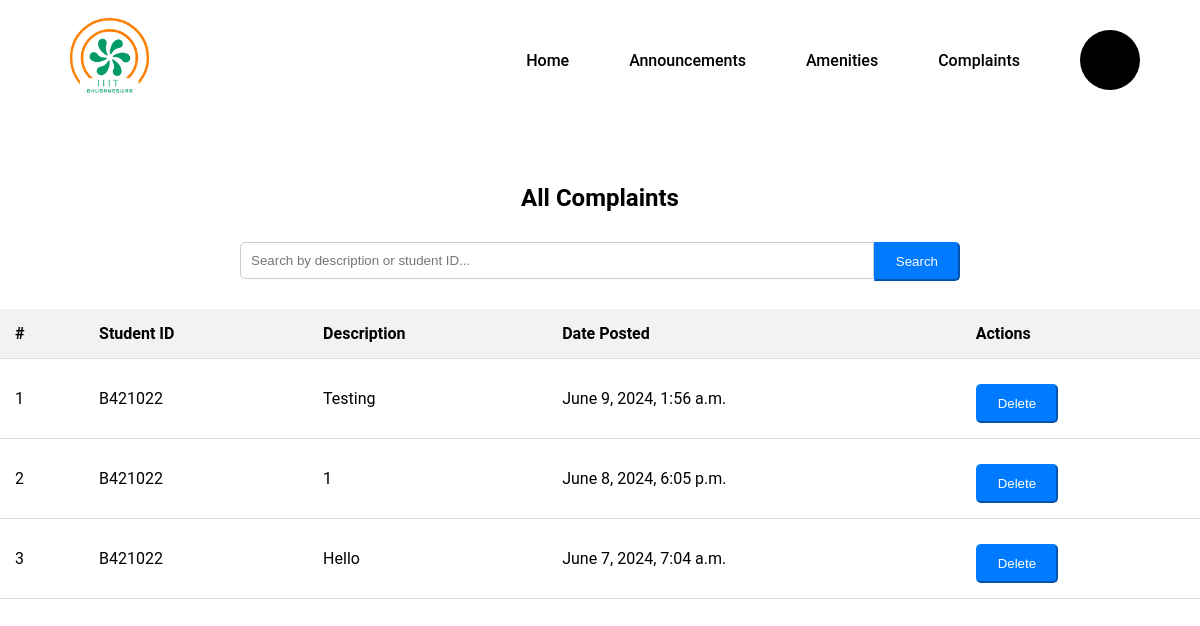
/faculty/complaints/, run on the app's committed database.
### users/models.py (models this page shows, shortened)
class Complaint(models.Model):
    student_id = models.CharField(max_length=20)
    description = models.TextField()
    date_created = models.DateTimeField(auto_now_add=True)

### users/views.py (the view)
# urls.py: path('faculty/complaints/', views.faculty_complaints_list, name='faculty_complaints_list'),
def faculty_complaints_list(request):
    query = request.GET.get('search_query')
    if query:
        complaints = Complaint.objects.filter(
            Q(student_id__icontains=query) |
            Q(description__icontains=query)
        )
    else:
        complaints = Complaint.objects.all().order_by('-date_created')  # Newest complaints first
    context = {
        'complaints': complaints,
    }
    return render(request, 'faculty_complaints_list.html', context)

### users/context_processors.py (called while the page is built)
def cloak_room_settings(request):
    settings = CloakRoomSettings.objects.first()
    return {
        'settings': settings
    }

### users/templates/faculty_complaints_list.html (shortened to what this page needs)
{% extends 'faculty_base.html' %}
{% block content %}
<div class="container mt-4">
    {% load static %}
    <link rel="stylesheet" href="{% static 'css/complaints.css' %}">
    <h2>All Complaints</h2>
    <div class="row mb-3 justify-content-center">
        <div class="col-md-12">
            <form method="GET" action="{% url 'faculty_complaints_list' %}" class="form-inline search-bar">
                <div class="input-group">
                    <input type="text" class="form-control form-control-lg" name="search_query" placeholder="Search by description or student ID..." value="{{ request.GET.search_query }}">
                    <div class="input-group-append">
                        <button type="submit" class="btn btn-primary btn-lg">Search</button>
                    </div>
                </div>
            </form>
        </div>
    </div>
    <table class="table table-striped mt-3">
        <thead>
            <tr>
                <th>#</th>
                <th>Student ID</th>
                <th>Description</th>
                <th>Date Posted</th>
                <th>Actions</th>
            </tr>
        </thead>
        <tbody>
            {% for complaint in complaints %}
            <tr>
                <td>{{ forloop.counter }}</td>
                <td>{{ complaint.student_id|capfirst }}</td>
                <td>{{ complaint.description|capfirst }}</td>
                <td>{{ complaint.date_created }}</td>
                <td>
                    <form action="{% url 'delete_complaint' complaint.id %}" method="post" style="display: inline;">
                        <button type="submit" class="btn btn-primary btn-lg">Delete</button>
                    </form>
                </td>
            </tr>
            {% endfor %}
        </tbody>
    </table>
</div>
{% endblock %}

### static/css/dashboard_styles.css (style rules this page uses)
* { margin: 0; padding: 0; box-sizing: border-box; }
body { font-family: 'Roboto', sans-serif; }

### static/css/complaints.css (style rules this page uses)
.container { margin-top: 4rem; }
h2 { text-align: center; margin-bottom: 20px; }
.search-bar .input-group { width: 60%; margin: 0 auto 20px; display: flex; }
.search-bar .form-control { flex: 1; padding: 10px; border-radius: 5px 0 0 5px; border: 1px solid #ccc; }
.search-bar .input-group-append .btn-primary { background-color: #007bff; border-color: #007bff; padding: 10px 20px; border-radius: 0 5px 5px 0; color: white; }
.table { width: 100%; border-collapse: collapse; }
.table th, .table td { padding: 15px; text-align: left; border-bottom: 1px solid #ddd; }
.table th { background-color: #f2f2f2; }
.mt-4 { margin-top: 4rem !important; }
form { margin-top: 20px; }
form .btn-primary { background-color: #007bff; border-color: #007bff; padding: 10px 20px; border-radius: 5px; color: white; margin-top: 10px; }
form input, form textarea, form select { width: 40%; padding: 10px; margin: 10px 0; border-radius: 5px; border: 1px solid #ccc; }
.justify-content-center { justify-content: center; }

### data on the page
Complaint: student_id "B421022", description "Testing", date_created "June 9, 2024, 1:56 a.m."
Complaint: student_id "B421022", description "1", date_created "June 8, 2024, 6:05 p.m."
Complaint: student_id "B421022", description "Hello", date_created "June 7, 2024, 7:04 a.m."
